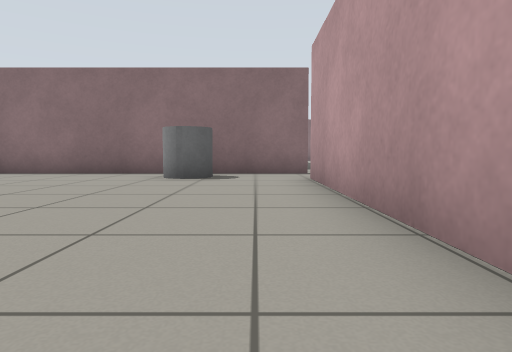
view 1 (above)

24 first-person views from a walk through a Gazebo world. The camera is 0.5 m above the floor, tilts 4° down and sees 75° across. The floor is counted in squares, 1 m on a side. Each view is taken from the middle of a square. On the plan, view 1 faces up. The plan holds only what a view shows up to about 9 squares ahead; the rest is blank.

view 2
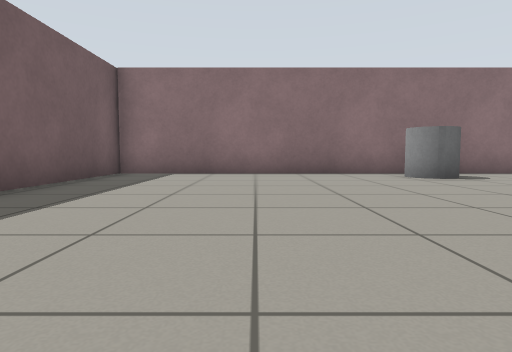

view 3
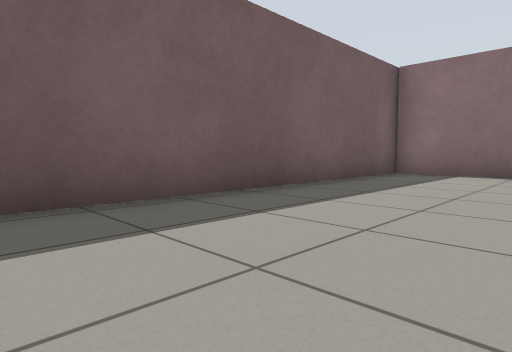

view 4
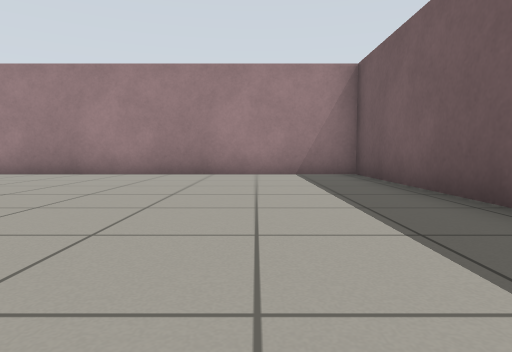

view 5
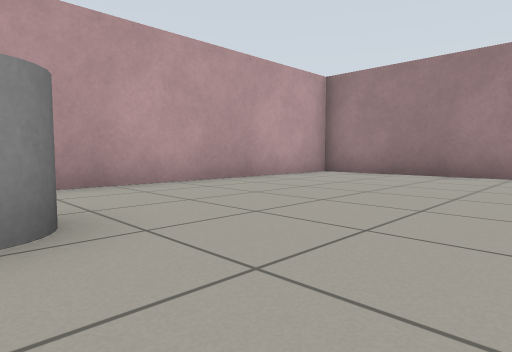

view 6
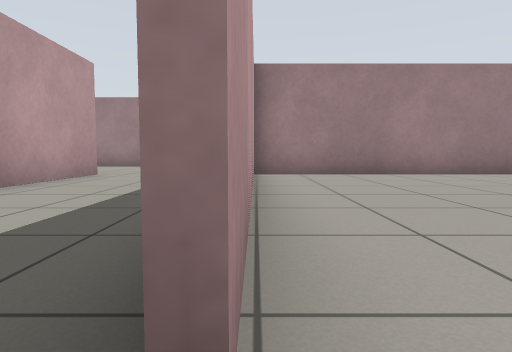

view 7
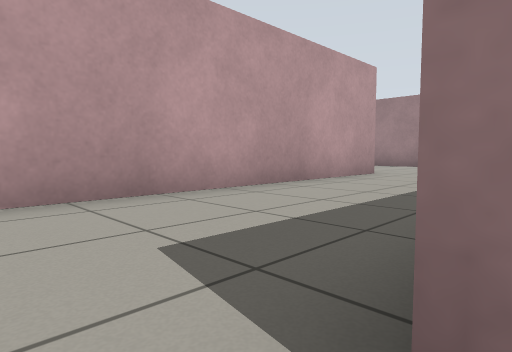

view 8
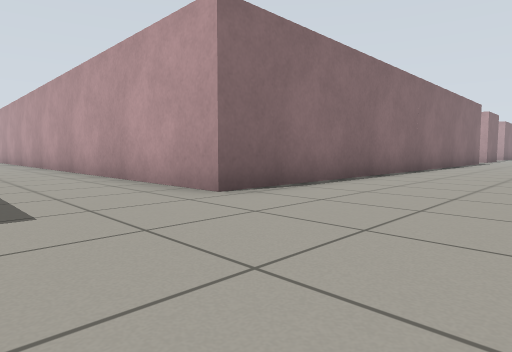

view 9
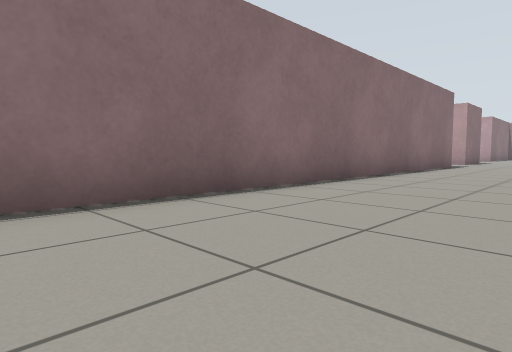

view 10
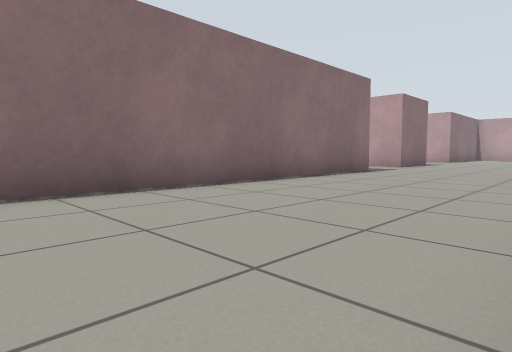

view 11
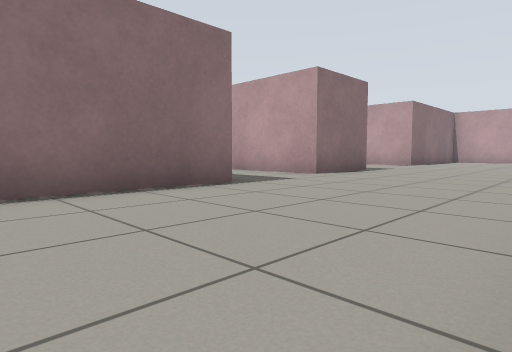

view 12
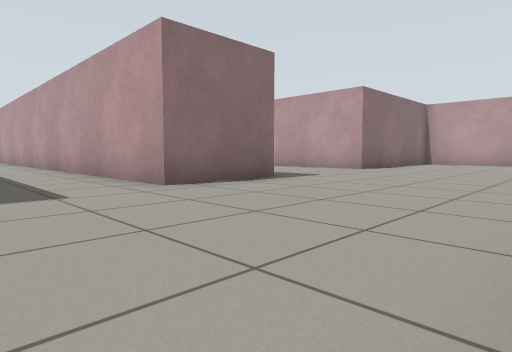

view 13
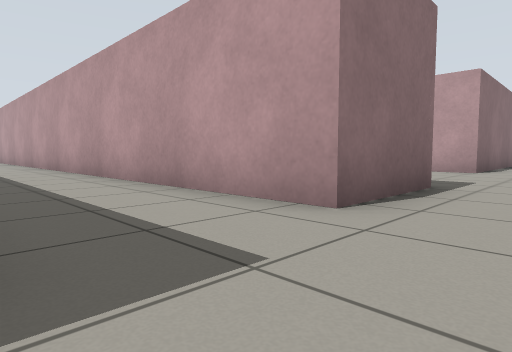

view 14
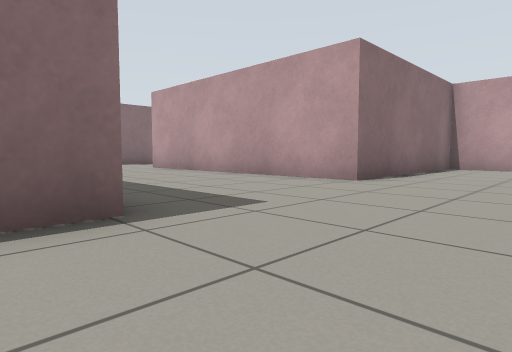

view 15
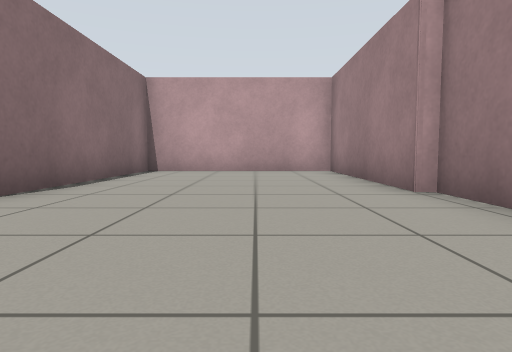

view 16
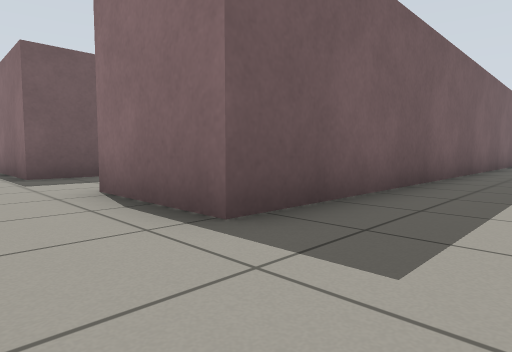

view 17
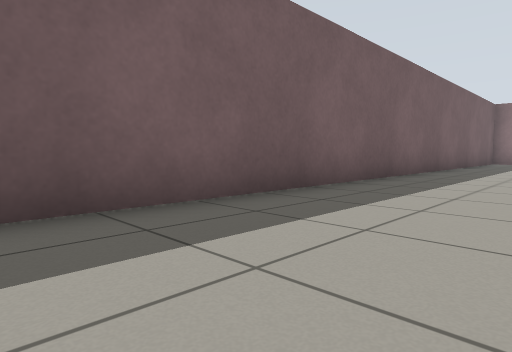

view 18
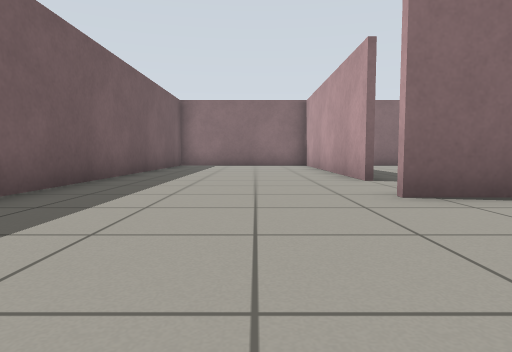

view 19
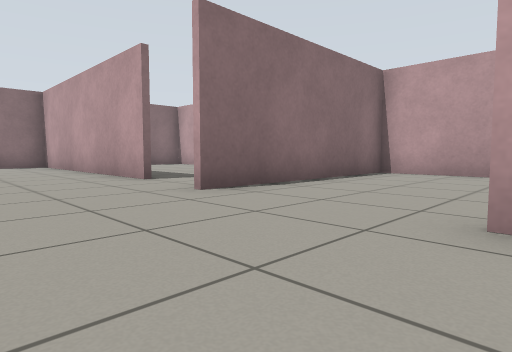

view 20
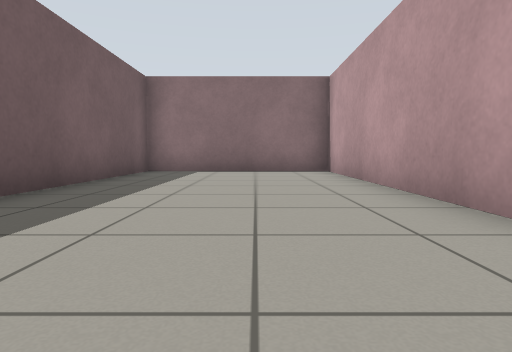

view 21
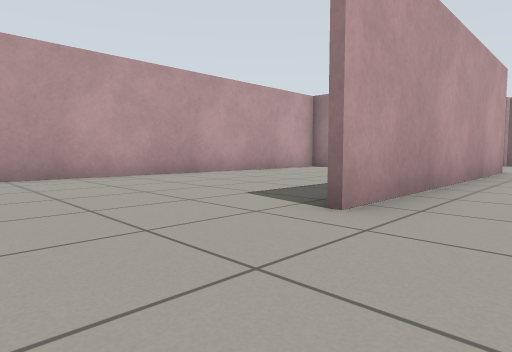

view 22
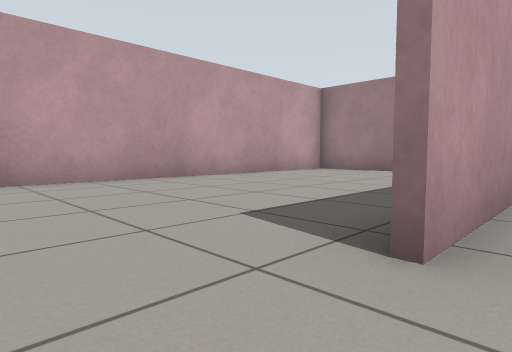

view 23
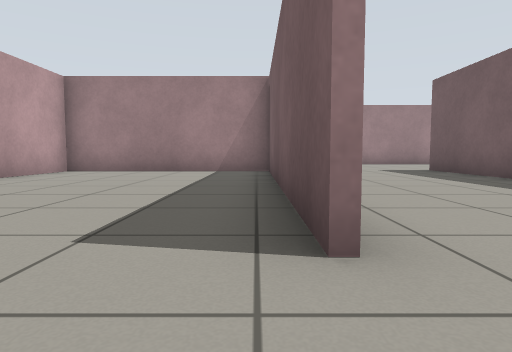

view 24
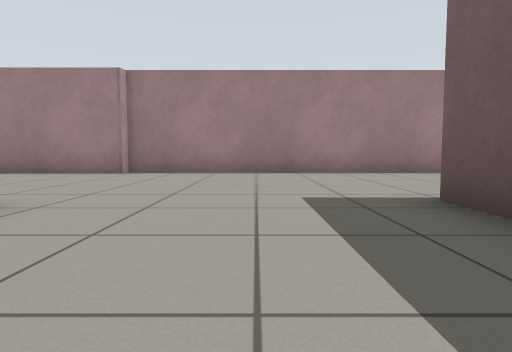

### Floor plan
Points are (right, up) in squares from view 1. A wall is a line through its corners. A room is listed if a view was taken in it or the views show most of it. See-through windows are left out.
Room 1 (views 1, 2, 3, 4, 5)
walls: (1.2, 8) (-8.3, 8) (-8.3, -0.7) (1, -0.7) (1, 6.5)
ways out: opening at (1, 7) to room 2
objects: grey cylinder (-2, 7) to (-1, 7)
Room 2 (views 6, 7, 8, 9, 10, 11, 12, 13, 14, 15, 16, 17, 18, 19, 20, 21, 22, 23, 24)
walls: (18.8, 0.6) (18.8, -0.7) (4.6, -0.7) (4.6, 6.6); (28.7, 7.5) (28.7, 0.1) (34.1, 0.1); (28.9, 12.9) (28.9, 19.9) (24.1, 19.9) (24.1, -0.4) (21.6, -0.4) (21.6, 8.2); (21.4, -5.3) (29.2, -5.3); (29.1, -5) (34, -5) (34, 10.7) (28.6, 10.7); (34.1, -0.1) (28.5, -0.1) (28.5, 7.5)
ways out: opening at (1, 7) to room 1; opening at (29, 12)

Where each view was taken, in squares from view 1:
view 1: 0 up, 0 right, facing up
view 2: 0 up, 5 left, facing up
view 3: 0 up, 5 left, facing up-left
view 4: 7 up, 6 left, facing down
view 5: 7 up, 4 left, facing down-right
view 6: 7 up, 1 right, facing down
view 7: 7 up, 1 right, facing down-right
view 8: 4 down, 2 right, facing up-right
view 9: 4 down, 6 right, facing up-right
view 10: 5 down, 10 right, facing up-right
view 11: 5 down, 15 right, facing up-right
view 12: 5 down, 19 right, facing up-right
view 13: 2 down, 19 right, facing up-right
view 14: 3 down, 23 right, facing up-right
view 15: 3 down, 25 right, facing right
view 16: 2 down, 26 right, facing up-left
view 17: 3 up, 27 right, facing up-left
view 18: 7 up, 27 right, facing up
view 19: 7 up, 26 right, facing up-right
view 20: 11 up, 27 right, facing up
view 21: 10 up, 27 right, facing down-right
view 22: 9 up, 28 right, facing down-right
view 23: 9 up, 29 right, facing down
view 24: 3 up, 26 right, facing down
